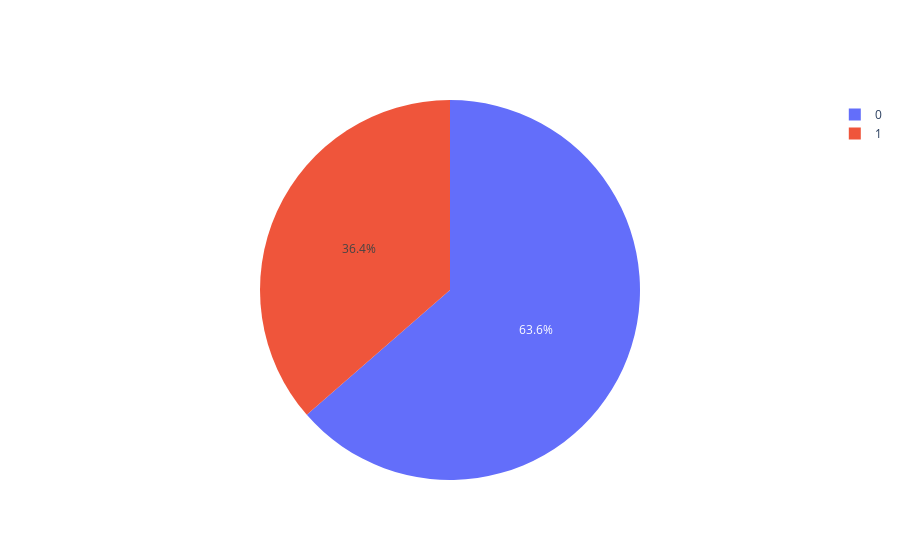

This figure's notebook cell:
### Markdown cell above
Generamos la distribucion de Bernoulli sobre los numeros aleatorios del rango de valores establecido, contabilizamos y graficamos los datos obtenidos.

### Code cell
distribucion = distribucion_bernoulli(numeros_congruencia, minimo, maximo)

print(f'{distribucion}\n')

distribucion_bernoulli_grafico(distribucion)

### Figure 1 — Plotly figure (JSON) as saved in the notebook; plotly's stock layout.template omitted (floating-point values rounded to 4 significant figures)
{"data": [{"labels": [0, 1], "type": "pie", "values": [117, 67]}], "layout": {}}
